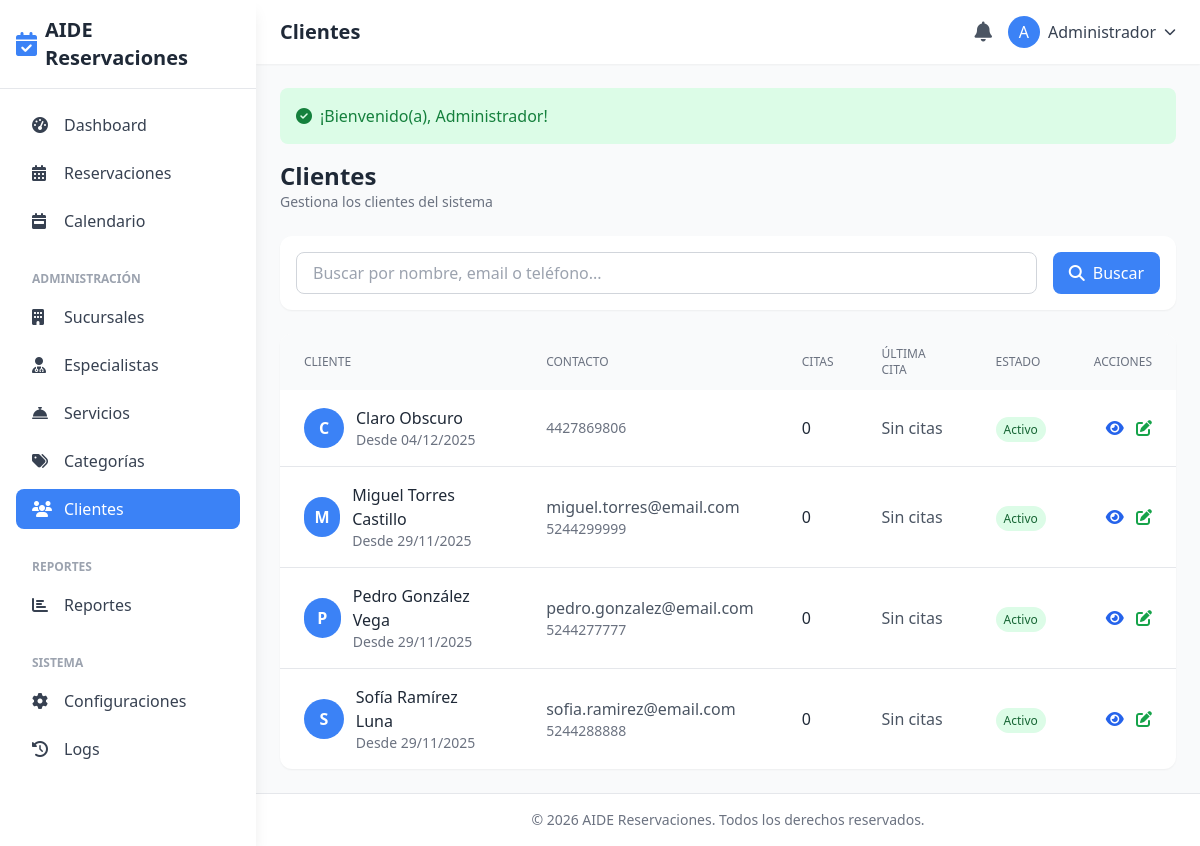
Screenshot of /clientes (signed in) with the database file from the repository.
### tables this page shows
CREATE TABLE `configuraciones` (
  `id` int(11) NOT NULL,
  `clave` varchar(100) NOT NULL,
  `valor` text,
  `tipo` enum('text','number','boolean','json','color','image') DEFAULT 'text',
  `descripcion` varchar(255) DEFAULT NULL,
  `created_at` timestamp NOT NULL DEFAULT CURRENT_TIMESTAMP,
  `updated_at` timestamp NOT NULL DEFAULT CURRENT_TIMESTAMP ON UPDATE CURRENT_TIMESTAMP
);

CREATE TABLE `usuarios` (
  `id` int(11) NOT NULL,
  `nombre` varchar(100) NOT NULL,
  `apellidos` varchar(100) NOT NULL,
  `email` varchar(150) NOT NULL,
  `telefono` varchar(20) DEFAULT NULL,
  `password` varchar(255) NOT NULL,
  `rol_id` tinyint(4) NOT NULL DEFAULT '4' COMMENT '1=Superadmin, 2=Admin Sucursal, 3=Especialista, 4=Cliente, 5=Recepcionista',
  `sucursal_id` int(11) DEFAULT NULL,
  `avatar` varchar(255) DEFAULT NULL,
  `email_verificado` tinyint(1) DEFAULT '0',
  `token_verificacion` varchar(100) DEFAULT NULL,
  `token_recuperacion` varchar(100) DEFAULT NULL,
  `token_expira` datetime DEFAULT NULL,
  `ultimo_acceso` datetime DEFAULT NULL,
  `activo` tinyint(1) DEFAULT '1',
  `requiere_adelanto` tinyint(1) DEFAULT '0' COMMENT '0=desactivado, 1=activado',
  `porcentaje_adelanto` int(11) DEFAULT '0' COMMENT 'Porcentaje de adelanto requerido (0-100)',
  `created_at` timestamp NOT NULL DEFAULT CURRENT_TIMESTAMP,
  `updated_at` timestamp NOT NULL DEFAULT CURRENT_TIMESTAMP ON UPDATE CURRENT_TIMESTAMP
);

### app/views/clients/index.php (the view, shortened to what the rows shown need)
<div class="flex justify-between items-center mb-6">
    <div>
        <h2 class="text-2xl font-bold text-gray-800">Clientes</h2>
        <p class="text-gray-500 text-sm">Gestiona los clientes del sistema</p>
    </div>
</div>
<div class="bg-white rounded-xl shadow-sm p-4 mb-6">
    <form method="GET" class="flex gap-4">
        <div class="flex-1">
            <input type="text" name="search" value="<?= e($search ?? '') ?>"
                   class="w-full px-4 py-2 border border-gray-300 rounded-lg focus:ring-2 focus:ring-primary"
                   placeholder="Buscar por nombre, email o teléfono...">
        </div>
        <button type="submit" class="px-4 py-2 bg-primary text-white rounded-lg hover:bg-secondary transition">
            <i class="fas fa-search mr-2"></i>Buscar
        </button>
    </form>
</div>
<div class="bg-white rounded-xl shadow-sm overflow-hidden">
    <table class="w-full">
        <thead class="bg-gray-50">
            <tr>
                <th class="px-6 py-3 text-left text-xs font-medium text-gray-500 uppercase">Cliente</th>
                <th class="px-6 py-3 text-left text-xs font-medium text-gray-500 uppercase">Contacto</th>
                <th class="px-6 py-3 text-left text-xs font-medium text-gray-500 uppercase">Citas</th>
                <th class="px-6 py-3 text-left text-xs font-medium text-gray-500 uppercase">Última Cita</th>
                <th class="px-6 py-3 text-left text-xs font-medium text-gray-500 uppercase">Estado</th>
                <th class="px-6 py-3 text-right text-xs font-medium text-gray-500 uppercase">Acciones</th>
            </tr>
        </thead>
        <tbody class="divide-y divide-gray-200">
            <?php foreach ($clients as $client): ?>
            <tr class="hover:bg-gray-50">
                <td class="px-6 py-4">
                    <div class="flex items-center">
                        <div class="w-10 h-10 bg-primary rounded-full flex items-center justify-center text-white font-bold mr-3">
                            <?= strtoupper(substr($client['nombre'], 0, 1)) ?>
                        </div>
                        <div>
                            <p class="font-medium text-gray-800"><?= e($client['nombre'] . ' ' . $client['apellidos']) ?></p>
                            <p class="text-sm text-gray-500">Desde <?= formatDate($client['created_at'], 'd/m/Y') ?></p>
                        </div>
                    </div>
                </td>
                <td class="px-6 py-4">
                    <p class="text-gray-600"><?= e($client['email']) ?></p>
                    <?php if ($client['telefono']): ?>
                    <p class="text-sm text-gray-500"><?= e($client['telefono']) ?></p>
                    <?php endif; ?>
                </td>
                <td class="px-6 py-4">
                    <span class="font-medium text-gray-800"><?= $client['total_citas'] ?></span>
                </td>
                <td class="px-6 py-4 text-gray-600">
                    <?= $client['ultima_cita'] ? formatDate($client['ultima_cita']) : 'Sin citas' ?>
                </td>
                <td class="px-6 py-4">
                    <span class="px-2 py-1 text-xs rounded-full <?= $client['activo'] ? 'bg-green-100 text-green-800' : 'bg-red-100 text-red-800' ?>">
                        <?= $client['activo'] ? 'Activo' : 'Inactivo' ?>
                    </span>
                </td>
                <td class="px-6 py-4 text-right space-x-2">
                    <a href="<?= url('/clientes/ver?id=' . $client['id']) ?>" class="text-blue-600 hover:text-blue-800">
                        <i class="fas fa-eye"></i>
                    </a>
                    <a href="<?= url('/clientes/editar?id=' . $client['id']) ?>" class="text-green-600 hover:text-green-800">
                        <i class="fas fa-edit"></i>
                    </a>
                </td>
            </tr>
            <?php endforeach; ?>
        </tbody>
    </table>
</div>

### app/views/layouts/main.php (shortened to what the rows shown need)
<!DOCTYPE html>
<html lang="es">
<head>
    <script src="https://cdn.tailwindcss.com"></script>
    <link rel="stylesheet" href="https://cdnjs.cloudflare.com/ajax/libs/font-awesome/6.4.0/css/all.min.css">
    <link href="https://cdn.jsdelivr.net/npm/fullcalendar@6.1.8/index.global.min.css" rel="stylesheet">
</head>
<body class="bg-gray-50">
    <div class="min-h-screen flex">
        <aside class="w-64 bg-white shadow-lg fixed h-screen z-30 hidden md:flex md:flex-col">
            <div class="p-4 border-b flex-shrink-0">
                <a href="<?= url('/dashboard') ?>" class="flex items-center space-x-2">
                    <?php if (getConfig('logotipo')): ?>
                        <img src="<?= asset(getConfig('logotipo')) ?>" alt="Logo" class="h-8">
                    <?php else: ?>
                        <i class="fas fa-calendar-check text-2xl text-primary"></i>
                    <?php endif; ?>
                    <span class="text-xl font-bold text-gray-800"><?= e(getConfig('nombre_sitio', 'ReserBot')) ?></span>
                </a>
            </div>
            <nav class="p-4 overflow-y-auto flex-1" style="max-height: calc(100vh - 80px);">
                <ul class="space-y-2">
                    <li>
                        <a href="<?= url('/dashboard') ?>" class="sidebar-link flex items-center space-x-3 px-4 py-2 rounded-lg text-gray-700 <?= strpos($_SERVER['REQUEST_URI'], '/dashboard') !== false ? 'active' : '' ?>">
                            <i class="fas fa-tachometer-alt w-5"></i>
                            <span>Dashboard</span>
                        </a>
                    </li>
                    <?php if (hasAnyRole([ROLE_SUPERADMIN, ROLE_BRANCH_ADMIN, ROLE_RECEPTIONIST, ROLE_SPECIALIST])): ?>
                    <li>
                        <a href="<?= url('/reservaciones') ?>" class="sidebar-link flex items-center space-x-3 px-4 py-2 rounded-lg text-gray-700 <?= strpos($_SERVER['REQUEST_URI'], '/reservaciones') !== false ? 'active' : '' ?>">
                            <i class="fas fa-calendar-alt w-5"></i>
                            <span>Reservaciones</span>
                        </a>
                    </li>
                    <li>
                        <a href="<?= url('/calendario') ?>" class="sidebar-link flex items-center space-x-3 px-4 py-2 rounded-lg text-gray-700 <?= strpos($_SERVER['REQUEST_URI'], '/calendario') !== false ? 'active' : '' ?>">
                            <i class="fas fa-calendar-week w-5"></i>
                            <span>Calendario</span>
                        </a>
                    </li>
                    <?php endif; ?>
                    <?php if (hasAnyRole([ROLE_SUPERADMIN, ROLE_BRANCH_ADMIN])): ?>
                    <li class="pt-4">
                        <span class="px-4 text-xs font-semibold text-gray-400 uppercase">Administraci&oacute;n</span>
                    </li>
                    <li>
                        <a href="<?= url('/sucursales') ?>" class="sidebar-link flex items-center space-x-3 px-4 py-2 rounded-lg text-gray-700 <?= strpos($_SERVER['REQUEST_URI'], '/sucursales') !== false ? 'active' : '' ?>">
                            <i class="fas fa-building w-5"></i>
                            <span>Sucursales</span>
                        </a>
                    </li>
                    <li>
                        <a href="<?= url('/especialistas') ?>" class="sidebar-link flex items-center space-x-3 px-4 py-2 rounded-lg text-gray-700 <?= strpos($_SERVER['REQUEST_URI'], '/especialistas') !== false ? 'active' : '' ?>">
                            <i class="fas fa-user-md w-5"></i>
                            <span>Especialistas</span>
                        </a>
                    </li>
                    <li>
                        <a href="<?= url('/servicios') ?>" class="sidebar-link flex items-center space-x-3 px-4 py-2 rounded-lg text-gray-700 <?= strpos($_SERVER['REQUEST_URI'], '/servicios') !== false ? 'active' : '' ?>">
                            <i class="fas fa-concierge-bell w-5"></i>
                            <span>Servicios</span>
                        </a>
                    </li>
                    <li>
                        <a href="<?= url('/categorias') ?>" class="sidebar-link flex items-center space-x-3 px-4 py-2 rounded-lg text-gray-700 <?= strpos($_SERVER['REQUEST_URI'], '/categorias') !== false ? 'active' : '' ?>">
                            <i class="fas fa-tags w-5"></i>
                            <span>Categor&iacute;as</span>
                        </a>
                    </li>
                    <li>
                        <a href="<?= url('/clientes') ?>" class="sidebar-link flex items-center space-x-3 px-4 py-2 rounded-lg text-gray-700 <?= strpos($_SERVER['REQUEST_URI'], '/clientes') !== false ? 'active' : '' ?>">
                            <i class="fas fa-users w-5"></i>
                            <span>Clientes</span>
                        </a>
                    </li>
                    <?php endif; ?>
                    <?php if (hasAnyRole([ROLE_SUPERADMIN, ROLE_BRANCH_ADMIN])): ?>
                    <li class="pt-4">
                        <span class="px-4 text-xs font-semibold text-gray-400 uppercase">Reportes</span>
                    </li>
                    <li>
                        <a href="<?= url('/reportes') ?>" class="sidebar-link flex items-center space-x-3 px-4 py-2 rounded-lg text-gray-700 <?= strpos($_SERVER['REQUEST_URI'], '/reportes') !== false ? 'active' : '' ?>">
                            <i class="fas fa-chart-bar w-5"></i>
                            <span>Reportes</span>
                        </a>
                    </li>
                    <?php endif; ?>
                    <?php if (hasRole(ROLE_SUPERADMIN)): ?>
                    <li class="pt-4">
                        <span class="px-4 text-xs font-semibold text-gray-400 uppercase">Sistema</span>
                    </li>
                    <li>
                        <a href="<?= url('/configuraciones') ?>" class="sidebar-link flex items-center space-x-3 px-4 py-2 rounded-lg text-gray-700 <?= strpos($_SERVER['REQUEST_URI'], '/configuraciones') !== false ? 'active' : '' ?>">
                            <i class="fas fa-cog w-5"></i>
                            <span>Configuraciones</span>
                        </a>
                    </li>
                    <li>
                        <a href="<?= url('/logs') ?>" class="sidebar-link flex items-center space-x-3 px-4 py-2 rounded-lg text-gray-700 <?= strpos($_SERVER['REQUEST_URI'], '/logs') !== false ? 'active' : '' ?>">
                            <i class="fas fa-history w-5"></i>
                            <span>Logs</span>
                        </a>
                    </li>
                    <?php endif; ?>
                </ul>
            </nav>
        </aside>
        <div class="flex-1 md:ml-64">
            <header class="bg-white shadow-sm sticky top-0 z-20">
                <div class="flex justify-between items-center px-6 py-4">
                    <div class="flex items-center">
                        <h1 class="text-xl font-semibold text-gray-800"><?= e($title ?? 'Dashboard') ?></h1>
                    </div>
                    <div class="flex items-center space-x-4">
                        <a href="<?= url('/notificaciones') ?>" class="relative text-gray-600 hover:text-primary">
                            <i class="fas fa-bell text-xl"></i>
                        </a>
                        <div class="relative" x-data="{ open: false }">
                            <button id="user-menu-btn" onclick="toggleUserMenu()" class="flex items-center space-x-2 text-gray-700 hover:text-primary">
                                <div class="w-8 h-8 bg-primary rounded-full flex items-center justify-center text-white">
                                    <?php $user = currentUser(); ?>
                                    <?= strtoupper(substr($user['nombre'] ?? 'U', 0, 1)) ?>
                                </div>
                                <span class="hidden sm:block"><?= e($user['nombre'] ?? 'Usuario') ?></span>
                                <i class="fas fa-chevron-down text-xs"></i>
                            </button>
                        </div>
                    </div>
                </div>
            </header>
            <main class="p-6">
                <?php
                $flash = getFlashMessage();
                if ($flash):
                ?>
                <div class="mb-4 p-4 rounded-lg <?= $flash['type'] == 'success' ? 'bg-green-100 text-green-700' : 'bg-red-100 text-red-700' ?>">
                    <div class="flex items-center">
                        <i class="fas <?= $flash['type'] == 'success' ? 'fa-check-circle' : 'fa-exclamation-circle' ?> mr-2"></i>
                        <?= e($flash['message']) ?>
                    </div>
                </div>
                <?php endif; ?>
                <?php include $content; ?>
            </main>
            <footer class="bg-white border-t py-4 px-6 text-center text-gray-500 text-sm">
                &copy; <?= date('Y') ?> <?= e(getConfig('nombre_sitio', 'ReserBot')) ?>. Todos los derechos reservados.
            </footer>
        </div>
    </div>
</body>
</html>

### rows the page displays
configuraciones: valor "AIDE Reservaciones"
usuarios: nombre "C", nombre+apellidos "Claro Obscuro", created_at "04/12/2025", telefono "4427869806", total_citas "0", activo "Activo"
usuarios: nombre "M", nombre+apellidos "Miguel Torres Castillo", created_at "29/11/2025", email "miguel.torres@email.com", telefono "5244299999", total_citas "0", activo "Activo"
usuarios: nombre "P", nombre+apellidos "Pedro González Vega", created_at "29/11/2025", email "pedro.gonzalez@email.com", telefono "5244277777", total_citas "0", activo "Activo"
usuarios: nombre "S", nombre+apellidos "Sofía Ramírez Luna", created_at "29/11/2025", email "sofia.ramirez@email.com", telefono "5244288888", total_citas "0", activo "Activo"

### other values shown
$title "Clientes"
substr($user['nombre'] ?? 'U', 0, 1) "A"
$user['nombre'] "Administrador"
$flash['message'] "¡Bienvenido(a), Administrador!"
